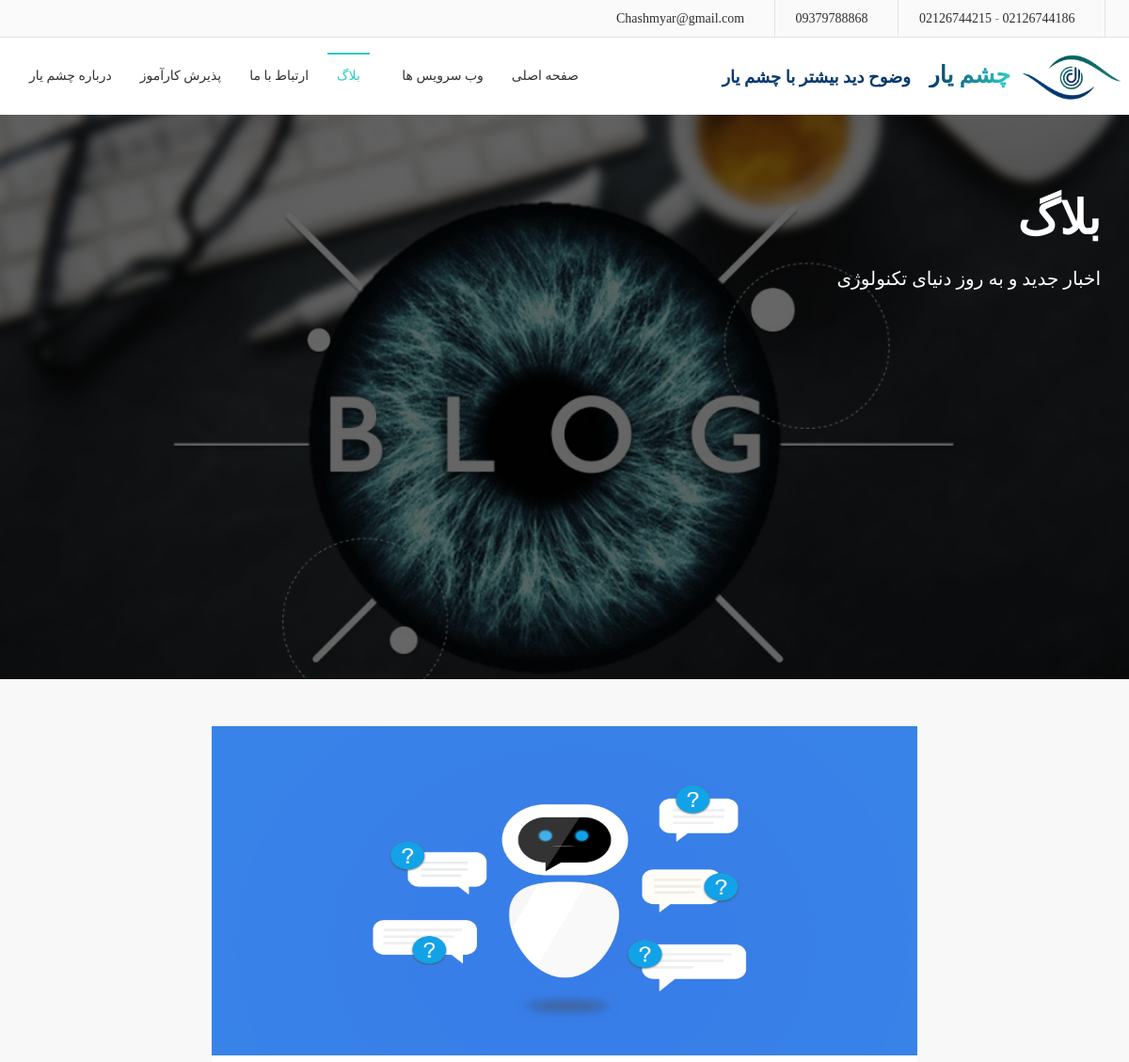
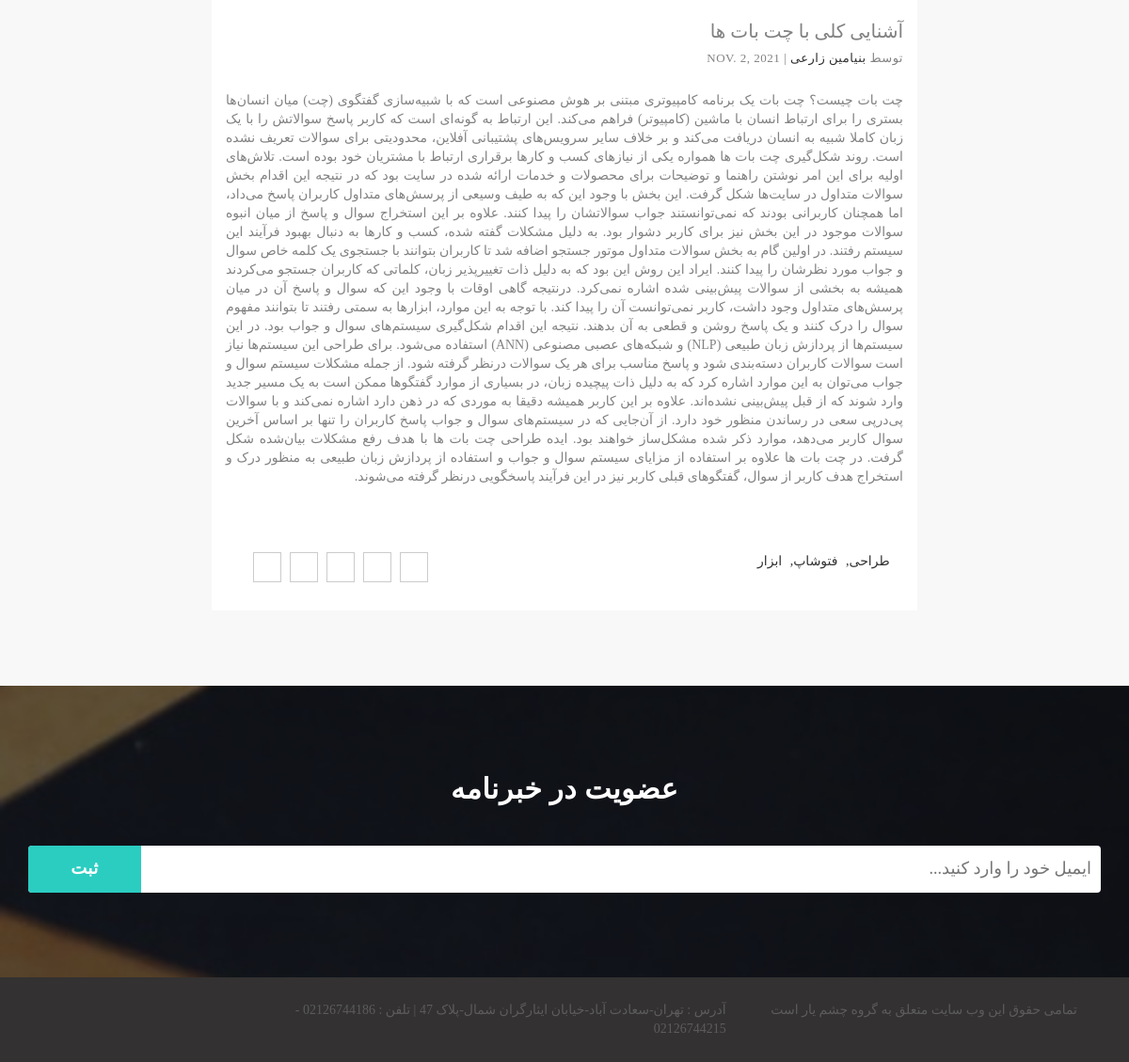
Page /blog/آشنایی کلی با چت بات ها on the committed database (2 pictures, top to bottom).
### blog/models.py (models this page shows, shortened)
class Post(models.Model):
    title = models.CharField(max_length=200)
    author = models.CharField(max_length=200)
    date = models.DateField()
    text = models.TextField()
    photo = models.ImageField(upload_to="photos/")

### blog/views.py (the view)
# urls.py: path('<str:post_title>', views.blog_single, name="blog-single")
def blog_single(request, post_title):
    current_post = get_object_or_404(Post, title=post_title)
    context = {
        'post': current_post,
        'is_logged_in': pages.views.is_logged_in
    }
    return render(request, 'blog/blog-single.html', context)

### templates/blog/blog-single.html (shortened to what this page needs)
{% load static %}
<!DOCTYPE html>
<html lang="fa_IR">
  <head>
    <link href="{% static 'css/font-awesome.css' %}" rel="stylesheet">
    <link href="{% static 'css/bootstrap.css' %}" rel="stylesheet">
    <link rel="stylesheet" type="text/css" href="{% static 'css/slick.css' %}"/>
    <link rel="stylesheet" href="{% static 'css/jquery.fancybox.css' %}" type="text/css" media="screen" />
    <link rel="stylesheet" type="text/css" href="{% static 'css/animate.css' %}"/>
    <link rel="stylesheet" type="text/css" href="{% static 'css/bootstrap-progressbar-3.3.4.css' %}"/>
    <link id="switcher" href="{% static 'css/theme-color/default-theme.css' %}" rel="stylesheet">
    <link href="{% static 'css/style.css' %}" rel="stylesheet">
    <link rel="stylesheet" type="text/css" href="{% static 'css/font.css' %}"/>
  </head>
  <body>
  <header id="header">
    <div class="header-bottom">
        <div class="row">
          <div class="col-md-6 col-sm-6 col-xs-6">
            <div class="header-contact">
              <ul>
                <li>
                  <div class="phone">
                    <i class="fa fa-phone"></i>
                      <a href="tel:02126744186">02126744186</a> - <a href="tel:02126744215">02126744215</a>
                  </div>
                </li>
                <li>
                  <div class="phone">
                      <i class="fa fa-whatsapp"></i>
                      <a href="http://wa.me/989379788868">09379788868</a>
                  </div>
                </li>
                <li>
                  <div class="mail">
                    <i class="fa fa-envelope"></i>
                    <a href="mailto:Chashmyar@gmail.com">Chashmyar@gmail.com</a>
                  </div>
                </li>
              </ul>
            </div>
          </div>
          <div class="col-md-6 col-sm-6 col-xs-6">
            <div class="header-login">
            </div>
          </div>
        </div>
    </div>
  </header>
  <section id="menu-area">
    <nav class="navbar navbar-default" role="navigation">
        <div class="navbar-header">
            <a class="navbar-brand" href="{% url 'pages' %}" style="margin-top: 0;">
                <picture>
                    <source
                      srcset="{% static 'images/Cheshmyar/dark.jpeg' %}"
                      media="(prefers-color-scheme: dark)">
                    <img id="logo2" style="margin-top: 0;" src="{% static 'images/Cheshmyar/logo2.png' %}" alt="logo">
                </picture>
            </a>
          <a class="navbar-brand" href="{% url 'pages' %}">
              <span style="background: -webkit-linear-gradient(left, rgba(6,57,110,1) 0%, rgba(43,205,193,1) 100%); -webkit-background-clip: text; -webkit-text-fill-color: transparent;">چشم یار</span>
              &ensp;<span id="motto" style="color: rgb(6,57,110);">وضوح دید بیشتر با چشم یار</span>
          </a>
        </div>
        <div id="navbar" class="navbar-collapse collapse">
          <ul id="top-menu" class="nav navbar-nav navbar-right main-nav">
            <li><a href="{% url 'pages' %}">صفحه اصلی</a></li>
            <li class="dropdown">
              <a href="#" class="dropdown-toggle" data-toggle="dropdown">وب سرویس ها <span class="fa fa-angle-down"></span></a>
            </li>
            <li class="active"><a href="{% url 'blog' %}">بلاگ</a></li>
            <li><a href="{% url 'contact' %}">ارتباط با ما</a></li>
            <li><a href="{% url 'intern' %}">پذیرش کارآموز</a></li>
            <li><a href="{% url 'about-us' %}">درباره چشم یار</a></li>
          </ul>
            <a href="#" id="search-icon">
                <i class="fa fa-search">
                </i>
            </a>
        </div>
    </nav>
  </section>
  <section id="single-page-header-blog">
    <div class="overlay-blog">
      <div class="container">
        <div class="row">
          <div class="col-md-6 col-sm-6 col-xs-12">
            <div class="single-page-header-left">
              <h2>بلاگ</h2>
              <p>اخبار جدید و به روز دنیای تکنولوژی</p>
            </div>
          </div>
        </div>
      </div>
    </div>
  </section>
  <section id="blog-archive">
    <div class="container">
      <div class="row">
        <div class="col-md-12">
          <div class="blog-archive-area">
            <div class="row">
              <div class="col-md-2"></div>
              <div class="col-md-8">
                <div class="blog-archive-left">
                  <article class="blog-news-single">
                    <div class="blog-news-img">
                      <img src="{{ post.photo.url }}" alt="image">
                    </div>
                    <div class="blog-news-title">
                      <h2>{{ post.title }}</h2>
                    <p>توسط <a class="blog-author" href="#">{{ post.author }}</a> <span class="blog-date">| {{ post.date }}</span></p>
                    </div>
                    <div class="blog-news-details blog-single-details">
                    <p style="text-align: justify">{{ post.text }}</p>
                      <div class="blog-single-bottom">
                        <div class="row">
                          <div class="col-md-8">
                            <div class="blog-single-tag">
                              <span class="fa fa-tags"></span>
                              <a href="#">طراحی,</a>
                              <a href="#">فتوشاپ,</a>
                              <a href="#">ابزار</a>
                            </div>
                          </div>
                          <div class="col-md-4">
                            <div class="blog-single-social">
                              <a href="#"><i class="fa fa-facebook"></i></a>
                              <a href="#"><i class="fa fa-twitter"></i></a>
                              <a href="#"><i class="fa fa-linkedin"></i></a>
                              <a href="#"><i class="fa fa-google-plus"></i></a>
                              <a href="#"><i class="fa fa-pinterest"></i></a>
                            </div>
                          </div>
                        </div>
                      </div>
                    </div>
                  </article>
                </div>
              </div>
              <div class="col-md-2"></div>
            </div>
          </div>
        </div>
      </div>
    </div>
  </section>
  <section id="subscribe">
    <div class="subscribe-overlay">
      <div class="container">
        <div class="row">
          <div class="col-md-12">
            <div class="subscribe-area">
              <h2 class="wow fadeInUp">عضویت در خبرنامه</h2>
              <form action="" class="subscrib-form wow fadeInUp" data-wow-duration="0.5s" data-wow-delay="0.5s">
                <input type="text" placeholder="ایمیل خود را وارد کنید...">
                <button class="subscribe-btn" type="submit">ثبت</button>
              </form>
            </div>
          </div>
        </div>
      </div>
    </div>
  </section>
  <footer id="footer">
    <div class="container">
      <div class="row" style="margin-right: 10px; margin-left: 10px;">
        <div class="col-md-4 col-sm-4">
          <div class="footer-left">
              <p>تمامی حقوق این وب سایت متعلق به گروه چشم یار است</p>
          </div>
        </div>
        <div class="col-md-6 col-sm-6">
          <div class="footer-left">
              <p>آدرس : تهران-سعادت آباد-خیابان ایثارگران شمال-پلاک 47 | تلفن : 02126744186 - 02126744215</p>
          </div>
        </div>
        <div class="col-md-2 col-sm-2">
          <div class="footer-right">
            <a href="http://wa.me/989379788868"><i class="fa fa-whatsapp"></i></a>
            <a href="https://instagram.com/chashmyar.ir?utm_medium=copy_link"><i class="fa fa-instagram"></i></a>
          </div>
        </div>
      </div>
    </div>
  </footer>
  </body>
</html>

### Cheshmyar/static/css/theme-color/default-theme.css (style rules this page uses)
.navbar-brand { color: #2bcdc1 !important; }
.navbar-default .navbar-nav > .active > a, .navbar-default .navbar-nav > .active > a:hover, .navbar-default .navbar-nav > .active > a:focus { color: #2bcdc1; }
.main-nav > li > a:hover::before, .navbar-default .navbar-nav > .active > a::before, .navbar-default .navbar-nav > .open > a:hover::before { background-color: #2bcdc1; }
.subscribe-btn { background-color: #2bcdc1; }
#search-icon { color: #2bcdc1; }

### rows in the picture
Post: photo (picture), title "آشنایی کلی با چت بات ها", author "بنیامین زارعی", date "NOV. 2, 2021", text "چت بات چیست؟ چت بات یک برنامه کامپیوتری مبتنی بر هوش مصنوعی است که با شبیه‌سازی گفتگوی (چت) میان انسان‌ها بستری را برای ارتباط انسان با ماشین (کامپیوتر) فراهم می‌کند. این ارتباط به گونه‌ای است که کاربر پاسخ سوالاتش را با یک زبان کاملا شبیه به انسان دریافت می‌کند و بر خلاف سایر سرویس‌های پشتیبانی آفلاین، محدودیتی برای سوالات تعریف نشده است. روند شکل‌گیری چت بات ها همواره یکی از نیازهای کسب و کارها برقراری ارتباط با مشتریان خود بوده است. تلاش‌های اولیه برای این امر نوشتن راهنما و توضیحات برای محصولات و خدمات ارائه شده در سایت بود که در نتیجه این اقدام بخش سوالات متداول در سایت‌ها شکل گرفت. این بخش با وجود این که به طیف وسیعی از پرسش‌های متداول کاربران پاسخ می‌داد، اما همچنان کاربرانی بودند که…"
